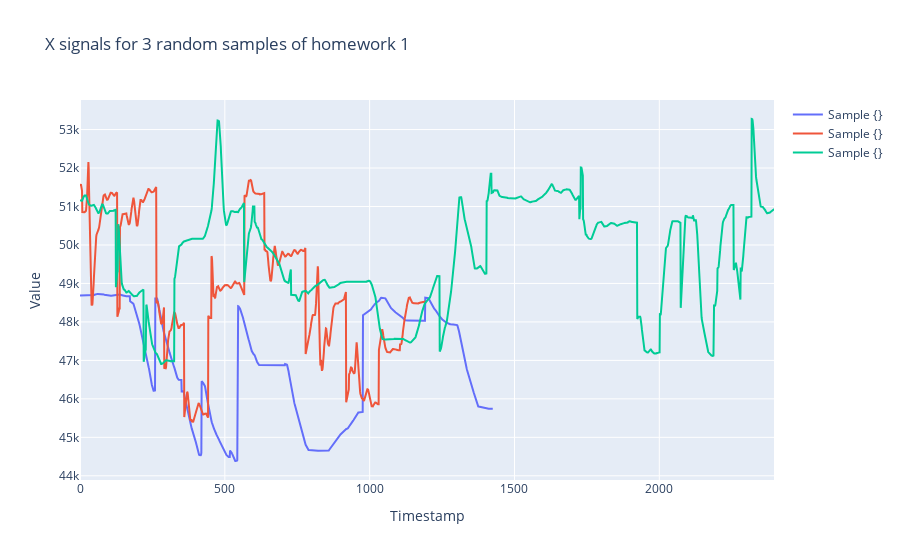

The notebook cell this image was saved under:
### Code cell
plot_random_signals(df, 'x', 'X signals for 3 random samples of homework 1', homework=1, samples=3)

### Figure 1 — Plotly figure (JSON) as saved in the notebook; plotly's stock layout.template omitted (floating-point values rounded to 4 significant figures; data arrays with more than 128 entries replaced by an {"elided": "..."} marker saying what was removed)
{"data": [{"mode": "lines", "name": "Sample {}", "type": "scatter", "x": {"elided": "1426 int values"}, "y": {"elided": "1426 int values"}}, {"mode": "lines", "name": "Sample {}", "type": "scatter", "x": {"elided": "1194 int values"}, "y": {"elided": "1194 int values"}}, {"mode": "lines", "name": "Sample {}", "type": "scatter", "x": {"elided": "2397 int values"}, "y": {"elided": "2397 int values"}}], "layout": {"hovermode": "closest", "title": {"text": "X signals for 3 random samples of homework 1"}, "xaxis": {"title": {"text": "Timestamp"}}, "yaxis": {"title": {"text": "Value"}}}}
